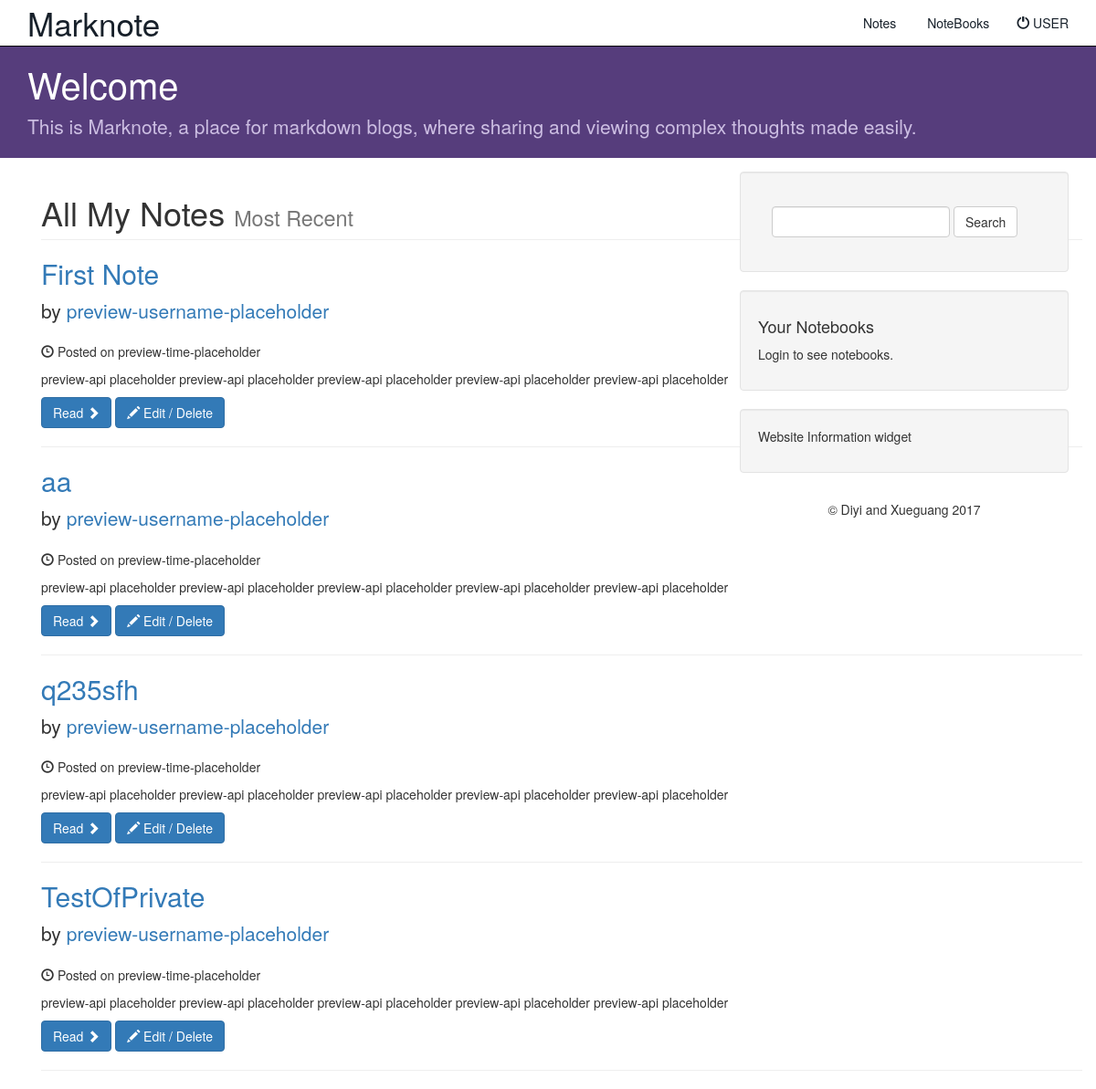
The page /wowCS/allnote/ (signed in) on the database as committed earlier.
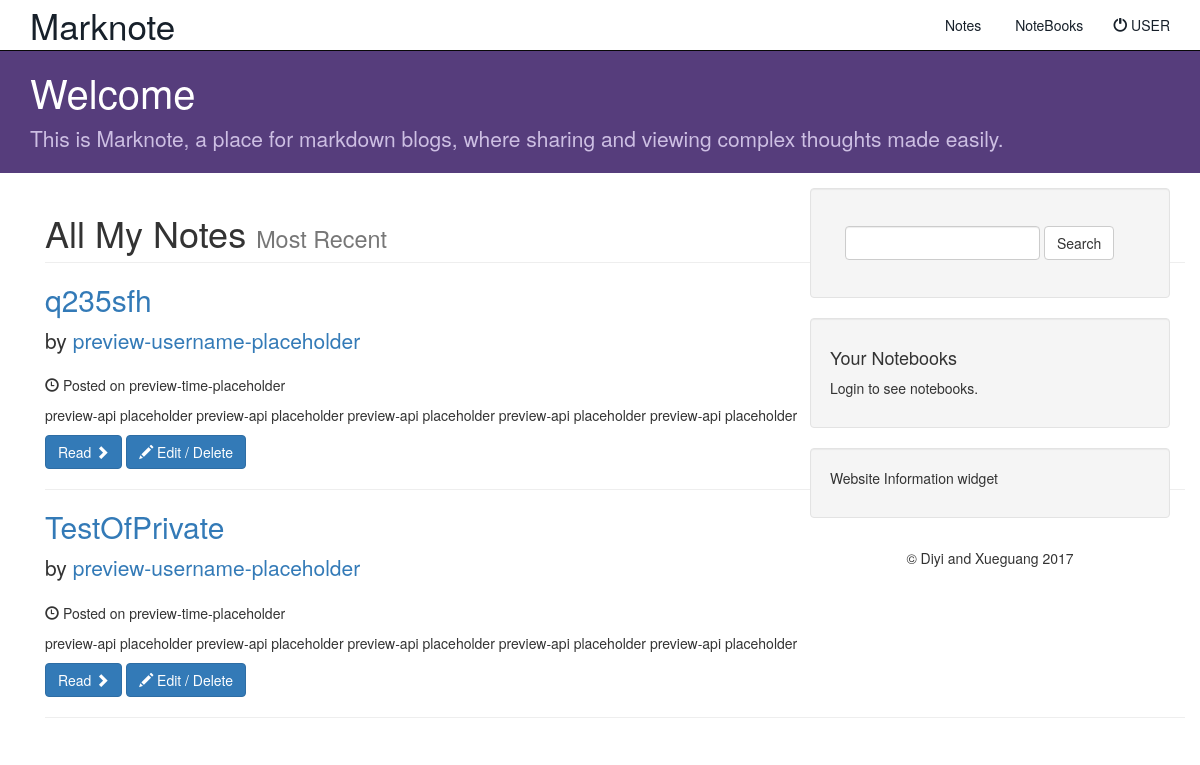
The same page on the database as committed later.
### wowCS/models.py (models this page shows, shortened)
class Note(models.Model):
    notebook = models.ForeignKey(Notebook,on_delete= models.CASCADE,null=True,blank=True)
    user = models.ForeignKey(User, default=1)
    note_title = models.CharField(max_length=200)
    note_content = models.TextField()
    ispublic = models.BooleanField(default=True)
    favorite_count = models.IntegerField(default=0)
    date = models.DateTimeField(default=datetime.now, blank=True)

### wowCS/views.py (the view)
class AllNotesView(generic.ListView):
    template_name = 'wowCS/show_all_notes.html'
    context_object_name = 'all_notes'
    def get(self, request, *args, **kwargs):
        if not request.user.is_authenticated():
            return render(request, 'wowCS/login.html')
        else:
            self.object_list = self.get_queryset()
            context = self.get_context_data()
            context['header_text'] = "All my notes"
            return self.render_to_response(context)
    def get_queryset(self):
        notes= []
        for notebook in Notebook.objects.filter(user=self.request.user):
            for note in notebook.note_set.all():
                notes.append(note.pk)
        return Note.objects.filter(pk__in=notes)

### wowCS/templates/wowCS/show_all_notes.html
{% extends 'wowCS/base.html' %}
{% block navbar %}
{% include 'wowCS/navbar.html' with islogin=True %}
{% endblock %}
{% block body %}
{% if all_notes %}
<div class="container">
  <div class="row">
    <div class="col-md-12">
    <h1 class="page-header">
        All My Notes
        <small>Most Recent</small>
    </h1>
        {% for note in all_notes %}
        <h2>
            <a href="#" onclick='window.location="{% url 'wowCS:detail' note.id %}"'>
              {{note.note_title}}
            </a>
        </h2>
        <p class="lead">
            by <a href="#">preview-username-placeholder</a>
        </p>
        <p><span class="glyphicon glyphicon-time"></span> Posted on preview-time-placeholder</p>
        <p> preview-api placeholder preview-api placeholder preview-api placeholder preview-api placeholder preview-api placeholder</p>
        <a class="btn btn-primary"  href="#" onclick='window.location="{% url 'wowCS:detail' note.id %}"'>
          Read <span class="glyphicon glyphicon-chevron-right"></span></a>
        <a class="btn btn-primary"  href="#" onclick='window.location="{% url 'wowCS:note-update' note.id %}"'>
          <span class="glyphicon glyphicon-pencil"></span> Edit / Delete </a>
        <hr>
        {% endfor %}
  </div>
  </div>
</div>
{% else %}
<h3> You don't have any note yet.</h3>
{% endif %}
{% endblock %}
{% block sidebar %}
{% include 'wowCS/sidebar.html' %}
{% endblock %}

Rows that differ between the two databases and show on the page:
removed Note: note_title "First Note"
removed Note: note_title "aa"
